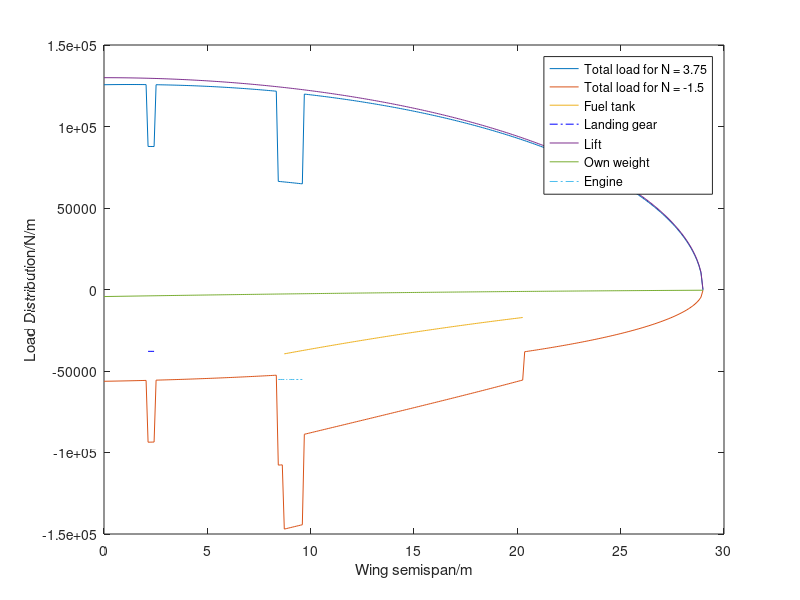
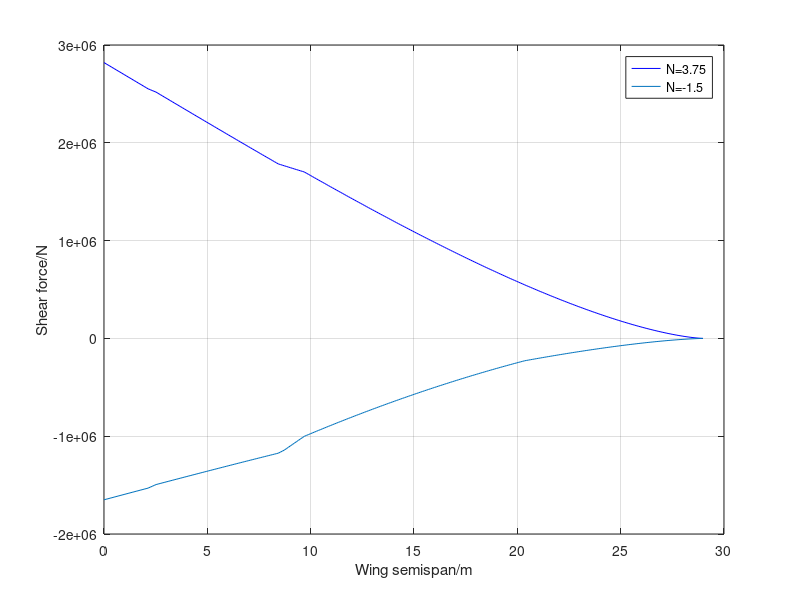
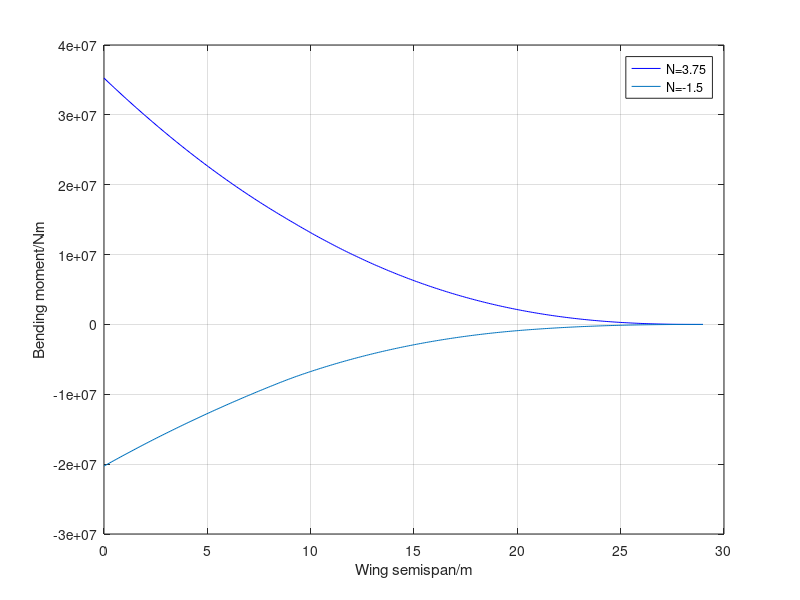
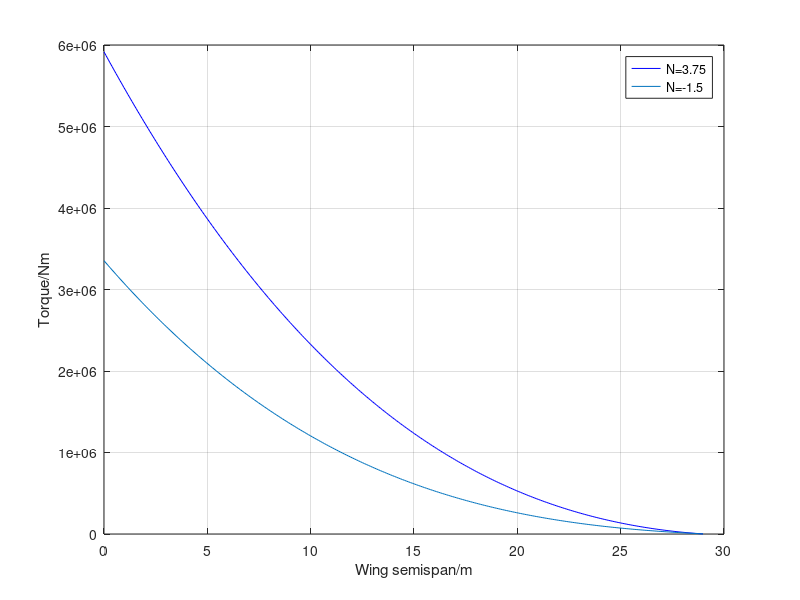

Here is the MATLAB script that generated these plots, in order:
%Wing load calculation
clear
clc

%%
%Cruise parameters
aCruise = 296.5355;
rho = 0.3796;
M = 0.8;
V_cruise = M * aCruise;
V_max = 0.82*aCruise;% maximum velocity

halfSpan = (53.19-3.9)/2;  %wing semispan from the root at fuselage joint
n = 3.75;   %ultimate load factor
nn = -1.5; %negative extreme
N = 300; % number of discretisation
dy = halfSpan/(N-1); % size of intervals
y = 0 : dy : halfSpan; % spanwise discretisation 
W = 1341419/9.81; % weight at cruise altitude with no fuel
L = n*W*9.81/2; % lift on one side of the wing
LN = nn*W*9.81/2; % lift on one side of the wing

cRoot = 8.5742; % root chord
cTip = 2.7437; % tip chord
%angle of flexural axis
sweep = deg2rad(33.2);
theta = atan((tan(sweep)*halfSpan+0.15*(cTip-cRoot))/halfSpan);
c = cRoot : -(cRoot-cTip)/(N-1) :cTip; % aero chord length distribution

%% structural coordinate
%structural span
bs = halfSpan/cos(theta);
dx = bs/(N-1);
x = 0 : dx : bs;
%leading and trailing edge sweep angle
alead = atan((tan(sweep)*halfSpan-0.25*(cTip-cRoot))/halfSpan);
atrai = atan((tan(sweep)*halfSpan+0.75*(cTip-cRoot))/halfSpan);
lright = cRoot/(tan(alead)-tan(atrai));
lflex = lright/cos(theta);
chordS = (lflex-x/cos(theta))*(tan(alead-theta)+tan(theta-atrai));

%% load distribution
% lift distribution
ellipfunc = (1-(y./halfSpan).^2).^0.5;
% elli (1,1:floor(1.5/11.52*N))=zeros(1,floor(1.5/11.52*N));
l_wing = ellipfunc*L/(trapz(y,ellipfunc));
l_wingn = ellipfunc*LN/(trapz(y,ellipfunc));

%own weight
W_wing = 5150*9.81; % weight of wing
t2c = ones(1,300)*0.15;% thickness to chord ratio
% assume wing weight is proportional to c^2*t2c
w_wing = t2c.*c.^2*W_wing/trapz(y,t2c.*c.^2); % assuming quadratic

%fuel tank calcualtion
W_fuel = 27800*9.81;
yFuel = linspace(8.6949,20.2882,120);
t2cFuel = zeros(1,N);
cfuel = zeros(1,N);
t2cFuel(91:210) = t2c(91:210);
cfuel(91:210) = c(91:210);
w_fuel = t2cFuel.*cfuel.^2.*W_fuel./trapz(y,t2cFuel.*cfuel.^2);
plot(x,w_fuel,'b');

%landing gear
W_lg = 1275*9.81 ; % weight of main landin gear
y_lg = zeros(1,N);
y_lg(floor(N*1.95/halfSpan):floor(N*2.2/halfSpan)) = 1;% y position of mail landing gear
w_lg = W_lg*y_lg/trapz(y,y_lg);

%engine
W_engine = 6030*9.81;
y_engine = zeros(1,N);
y_engine(floor(N*7.23/halfSpan):floor(N*8.23/halfSpan)) = 1;
w_engine = W_engine*y_engine/trapz(y,y_engine);

%without the fuel
totalLoad = l_wing-w_wing-w_lg-w_engine;
totalLoadN = l_wingn-w_wing-w_fuel-w_lg-w_engine;

%plot
figure(1)
plot(x,totalLoad);
hold on;
plot(x,totalLoadN);
hold on;
plot(x(91:210),-w_fuel(91:210));
hold on
plot(x(floor(N*1.95/halfSpan):floor(N*2.2/halfSpan)),-w_lg(floor(N*1.95/halfSpan):floor(N*2.2/halfSpan)),'b-.');
hold on;
plot(x,l_wing);
hold on;
plot(x,-w_wing);
hold on
plot(x(floor(N*7.23/halfSpan):floor(N*8.23/halfSpan)),-w_engine(floor(N*7.23/halfSpan):floor(N*8.23/halfSpan)),'-.');
legend("Total load for N = 3.75","Total load for N = -1.5","Fuel tank","Landing gear","Lift","Own weight","Engine");
xlabel('Wing semispan/m')
ylabel('Load Distribution/N/m')
hold off;

%% shear force
% initialise
%Shear force
shearForce = totalLoad.*dx;
shearForceN = totalLoadN.*dx;
for i = 1:N
    shearForce(i) = sum(shearForce(i:N));
    shearForceN(i) = sum(shearForceN(i:N));
end

figure(2)
plot(x,shearForce,'b')
hold on
plot(x,shearForceN)
legend("N=3.75","N=-1.5");
xlabel('Wing semispan/m')
ylabel('Shear force/N')
grid on

%% Bending moment
shearForce(301)=0;
shearForceN(301)=0;
for i = 1:N
    dbendMoment(i) = (shearForce(i)+shearForce(i+1))*(dx)/2;
    dbendMomentN(i) = (shearForceN(i)+shearForceN(i+1))*(dx)/2;
end

for i = 1:N
    bendMoment(i) = sum(dbendMoment(i:N));
    bendMomentN(i) = sum(dbendMomentN(i:N));
end

figure(3)
plot(x,bendMoment,'b')
hold on
plot(x,bendMomentN)
legend("N=3.75","N=-1.5");
xlabel('Wing semispan/m')
ylabel('Bending moment/Nm')
grid on
%% Torque
%from xfoil
T = zeros(1,N);
Tn = zeros(1,N);
cm0 = ones(1,N)*-0.07;
dM0 = -0.5*rho*(cos(theta)*V_max)^2*chordS.^2.*cm0;%moment with respect to flexural axis. this could be better as this is more conservative and this is calculated with respect to the flexural axis.
%assume flexural axis at (.15+.60)/2=37.5% chord -- centre of wing box
xCenter = 0.375;
%moment arm of lift
liftArm = (xCenter-0.25)*chordS;
deltaLa = liftArm.*l_wing*dx;
deltaLaN = liftArm.*l_wingn*dx;

%moment arm of inertia loads
weightArm = (-xCenter+0.5).*chordS;
deltaNWb = n*w_wing.*weightArm*dx;
%sectional torque
dT =deltaLa+deltaNWb+dM0;
dTn = deltaLaN+deltaNWb+dM0;
%total torque
for i = 1:N
    T(N-i+1) = sum(dT(N-i+1:N));  % sum from tip to root
    Tn(N-i+1) = sum(dTn(N-i+1:N));
end

figure(4)
plot(x,T,'b');
hold on
plot(x,Tn);
legend("N=3.75","N=-1.5");
xlabel('Wing semispan/m')
ylabel('Torque/Nm')
grid on
